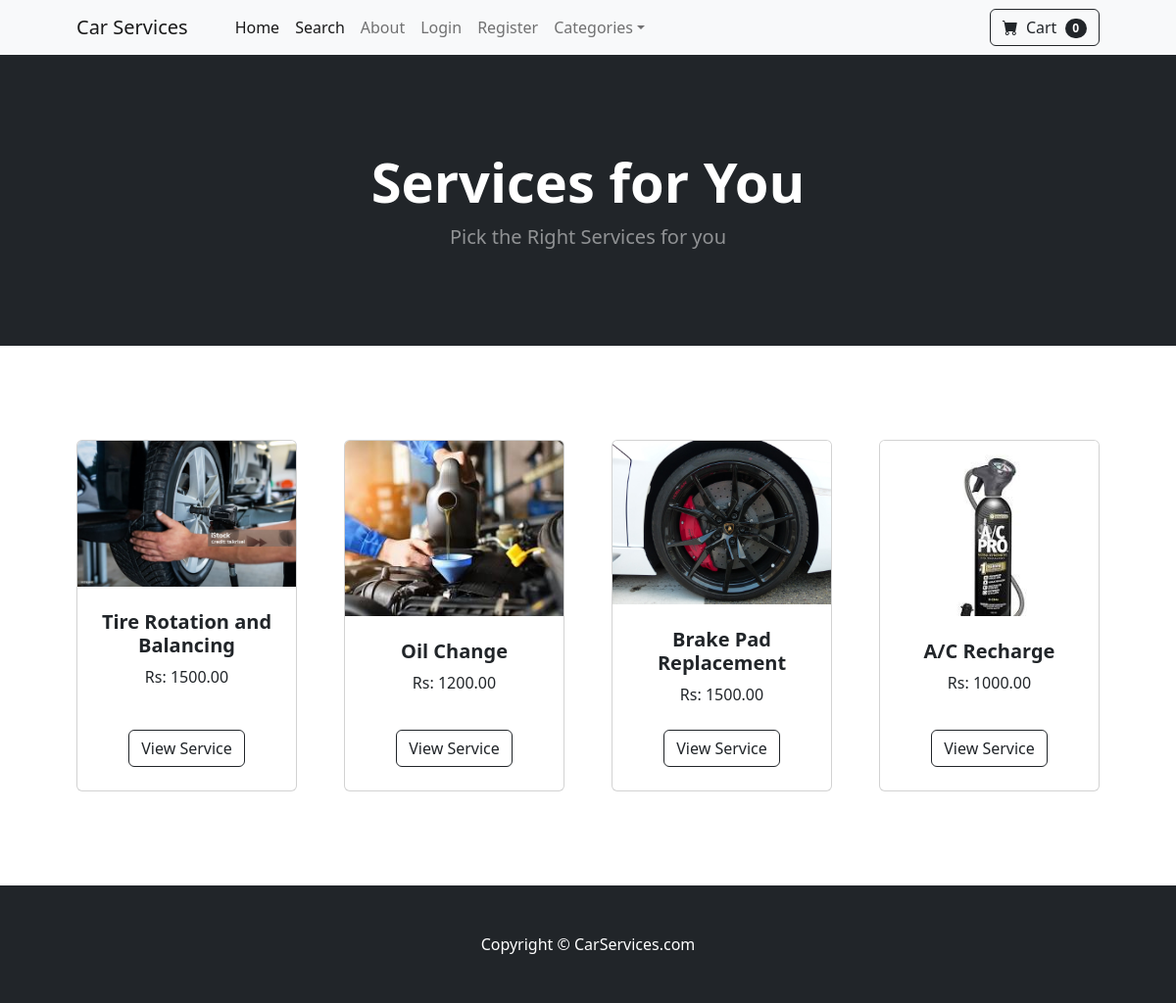
The page / on the database its author committed.
### store/models.py (models this page shows, shortened)
class Product(models.Model):
    name = models.CharField(max_length=100)
    price = models.DecimalField(default=0, decimal_places=2, max_digits=6)
    category = models.ForeignKey(Category, on_delete=models.CASCADE, default=1)
    description = models.CharField(max_length=250, default='', blank=True, null=True)
    image = models.ImageField(upload_to='uploads/product/')
    is_sale = models.BooleanField(default=False)
    sale_price = models.DecimalField(default=0, decimal_places=2, max_digits=6)

### store/views.py (the view)
# urls.py: path('', views.home, name='home'),
def home(request):
	products = Product.objects.all()
	return render(request, 'home.html', {'products':products})

### cart/cart.py (called while the page is built)
	def __len__(self):
		return len(self.cart)

### cart/context_processors.py (called while the page is built)
def cart(request):
	return {'cart': Cart(request)}

### store/templates/home.html
{% extends 'base.html' %}
{% block content %}
        <header class="bg-dark py-5">
            <div class="container px-4 px-lg-5 my-5">
                <div class="text-center text-white">
                    <h1 class="display-4 fw-bolder">Services for You</h1>
                    <p class="lead fw-normal text-white-50 mb-0">Pick the Right Services for you </p>
                </div>
            </div>
        </header>
        <section class="py-5">
            <div class="container px-4 px-lg-5 mt-5">
                <div class="row gx-4 gx-lg-5 row-cols-2 row-cols-md-3 row-cols-xl-4 justify-content-center">
                {% for product in products %}
                    {% if product.is_sale %}
                    <div class="col mb-5">
                        <div class="card h-100">
                            <div class="badge bg-dark text-white position-absolute" style="top: 0.5rem; right: 0.5rem">Sale</div>
                            <img class="card-img-top" src="{{ product.image.url }}" alt="..." />
                            <div class="card-body p-4">
                                <div class="text-center">
                                    <h5 class="fw-bolder">{{ product.name }}</h5>
                <div class="d-flex flex-start justify-content-center small text-warning mb-2">
                <div class="bi-star-fill"></div>
                &nbsp;&nbsp;Sale!&nbsp;&nbsp;
                <div class="bi-star-fill"></div>
                </div>
                                    <strike>
                                    Rs:{{ product.price }}
                                    </strike>
                                    &nbsp;
                                    Rs:{{ product.sale_price }}
                                </div>
                            </div>
                            <div class="card-footer p-4 pt-0 border-top-0 bg-transparent">
    <div class="text-center">
        <a class="btn btn-outline-dark mt-auto" href="{% url 'product' product.id  %}">View Service</a>
    </div>
                            </div>
                        </div>
                    </div>
                    {% else %}
                <div class="col mb-5">
                        <div class="card h-100">
                            <img class="card-img-top" src="{{ product.image.url }}" alt="..." />
                            <div class="card-body p-4">
                                <div class="text-center">
                                    <h5 class="fw-bolder">{{ product.name }}</h5>
                                    Rs: {{ product.price }}
                                </div>
                            </div>
                            <div class="card-footer p-4 pt-0 border-top-0 bg-transparent">
    <div class="text-center"><a class="btn btn-outline-dark mt-auto" href="{% url 'product' product.id %}">View Service</a></div>
                            </div>
                        </div>
                    </div>
                        {% endif %}
                    {% endfor %}
            </div>
        </section>
{% endblock %}

### store/templates/base.html (shortened to what this page needs)
{% load static %}
<!DOCTYPE html>
<html lang="en">
    <head>
        <link href="https://cdn.jsdelivr.net/npm/bootstrap-icons@1.5.0/font/bootstrap-icons.css" rel="stylesheet" />
        <link href="{% static 'css/styles.css' %}" rel="stylesheet" />
    </head>
    <body>
        {% include 'navbar.html' %}
        {% block content %}
        {% endblock %}
        <footer class="py-5 bg-dark">
            <div class="container"><p class="m-0 text-center text-white">Copyright &copy; CarServices.com</p></div>
        </footer>
    </body>
</html>

### store/templates/navbar.html (shortened to what this page needs)
        <nav class="navbar navbar-expand-lg navbar-light bg-light">
            <div class="container px-4 px-lg-5">
                <a class="navbar-brand" href="{% url 'home' %}">Car Services</a>
                <div class="collapse navbar-collapse" id="navbarSupportedContent">
                    <ul class="navbar-nav me-auto mb-2 mb-lg-0 ms-lg-4">
                        <li class="nav-item"><a class="nav-link active" aria-current="page" href="{% url 'home' %}">Home</a></li>
                        <li class="nav-item"><a class="nav-link active" aria-current="page" href="{% url 'search' %}">Search</a></li>
                        <li class="nav-item"><a class="nav-link" href="{% url 'about' %}">About</a></li>
            {% if user.is_authenticated %}
   <li class="nav-item dropdown">
            <a class="nav-link dropdown-toggle" id="navbarDropdown" href="#" role="button" data-bs-toggle="dropdown" aria-expanded="false">Profile</a>
            <ul class="dropdown-menu" aria-labelledby="navbarDropdown">
                <li><a class="dropdown-item" href="{% url 'update_user' %}">User Profile</a></li>
                <li><hr class="dropdown-divider" /></li>
<li><a class="dropdown-item" href="{% url 'update_info'  %}">User Info</a></li>
                            </ul>
                        </li>
            {% if user.is_superuser %}
              <li class="nav-item dropdown">
            <a class="nav-link dropdown-toggle" id="navbarDropdown" href="#" role="button" data-bs-toggle="dropdown" aria-expanded="false">Orders</a>
            <ul class="dropdown-menu" aria-labelledby="navbarDropdown">
                <li><a class="dropdown-item" href="{% url 'shipped_dash' %}">Shipped Orders</a></li>
                <li><hr class="dropdown-divider" /></li>
<li><a class="dropdown-item" href="{% url 'not_shipped_dash'  %}">UnShipped Orders</a></li>
                            </ul>
                        </li>
            {% endif %}
               <li class="nav-item"><a class="nav-link" href="{% url 'logout' %}">Logout</a></li>
            {% else %}
               <li class="nav-item"><a class="nav-link" href="{% url 'login' %}">Login</a></li>
               <li class="nav-item"><a class="nav-link" href="{% url 'register' %}">Register</a></li>
            {% endif %}
                        <li class="nav-item dropdown">
                            <a class="nav-link dropdown-toggle" id="navbarDropdown" href="#" role="button" data-bs-toggle="dropdown" aria-expanded="false">Categories</a>
                        </li>
                    </ul>
                    <form class="d-flex">
<a href="{% url 'cart_summary' %}" class="btn btn-outline-dark"><i class="bi-cart-fill me-1"></i>
                            Cart
<span class="badge bg-dark text-white ms-1 rounded-pill" id="cart_quantity">{{ cart|length }}
</span></a>
                    </form>
                </div>
            </div>
        </nav>

### rows shown on the page
Product: image (picture), name "Tire Rotation and Balancing", price "1500.00"
Product: image (picture), name "Oil Change", price "1200.00"
Product: image (picture), name "Brake Pad Replacement", price "1500.00"
Product: image (picture), name "A/C Recharge", price "1000.00"

### other values the page prints
{{ cart|length }} "0"
